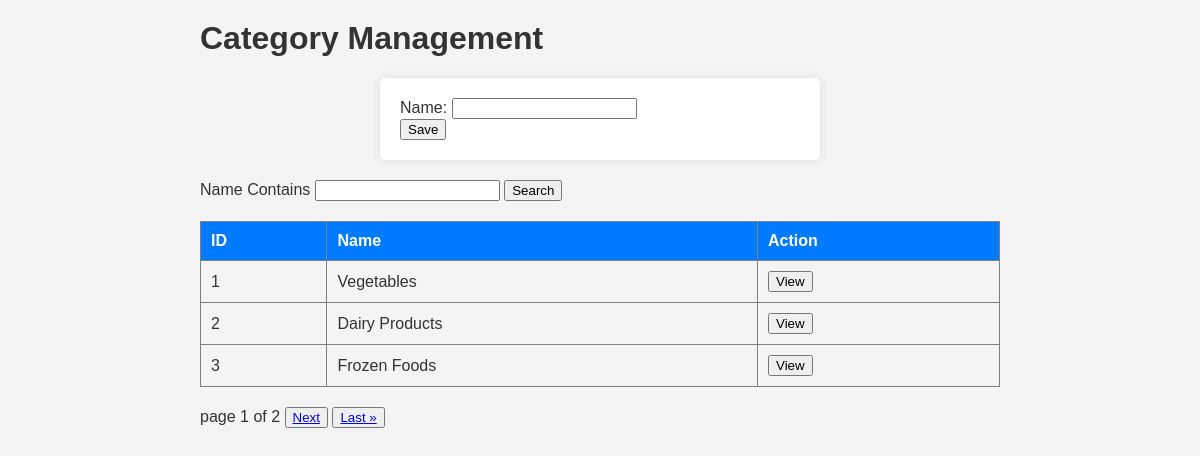
Page /app/category/ on the committed database.
### app/models.py (models this page shows, shortened)
class Category (models.Model) :
    name = models.CharField(max_length = 20)

### app/views.py (the view)
# urls.py: path('category/',views.category_view),
def category_view(request):
    page_number = request.GET.get('page')
    filter = CategoryFilter(request.GET, queryset=Category.objects.all() )
    Categories = filter.qs
    paginator = Paginator(Categories, 3)
    page = paginator.get_page(page_number)
    if request.method == "POST":
        form = CategoryForm(request.POST)
        if form.is_valid():
            form.save()
    else:
        form = CategoryForm()
    context = {'form':form, 'page':page}
    return render(request, 'category.html', context)

### app/forms.py
class CategoryForm(forms.ModelForm):
    class Meta:
        model = Category
        fields = '__all__'

### app/templates/category.html (shortened to what this page needs)
<html>
<h1>Category Management</h1>
<head>
</head>
<body>
<form method="post">
    {{form}}
    <input type="submit" value="Save">
<br>
</form>
<label>Name Contains</label>
<input/>
<button>Search</button>
<table border="1">
<tr>
<th>ID</th>
<th>Name</th>
<th>Action</th>
</tr>
{% for Category in page %}
<tr>
    <td>{{Category.id}}</td>
    <td>{{Category.name}}</td>
    <td><button>View</button></td>
</tr>
{% endfor %}
</table>
<div class="pagination">
    page {{ page.number }} of {{ page.paginator.num_pages }}
    {% if page.has_next %}
        <button><a href="?page={{ page.next_page_number }}">Next</a></button>
        <button><a href="?page={{ page.paginator.num_pages }}">Last &raquo;</a></button>
    {% endif %}
</div>
</body>
</html>

### app/templates/category.html (style rules this page uses)
body { font-family: Arial, sans-serif; margin: 20px; max-width: 800px; margin: 0 auto; padding: 20px; background-color: #f4f4f4; color: #333; }
form { background-color: #fff; padding: 20px; border-radius: 5px; box-shadow: 0 0 10px rgba(0, 0, 0, 0.1); max-width: 400px; margin: 20px auto; }
table { width: 100%; border-collapse: collapse; margin: 20px 0; }
table th, table td { padding: 10px; text-align: left; }
table th { background-color: #007bff; color: white; }

### rows in the picture
Category: id "1", name "Vegetables"
Category: id "2", name "Dairy Products"
Category: id "3", name "Frozen Foods"

### other values in the picture
{{ page.number }} "1"
{{ page.paginator.num_pages }} "2"
